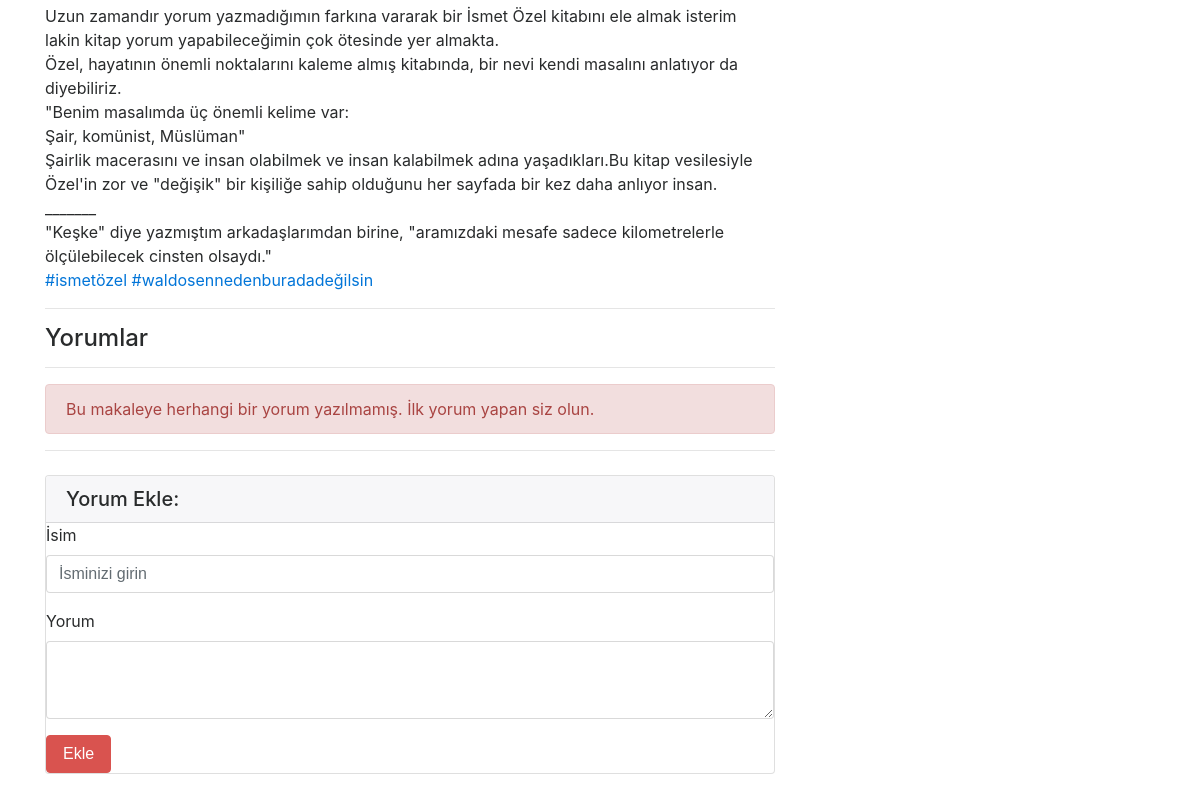
Before: /articles/article/15 (lower part) with the older database file.
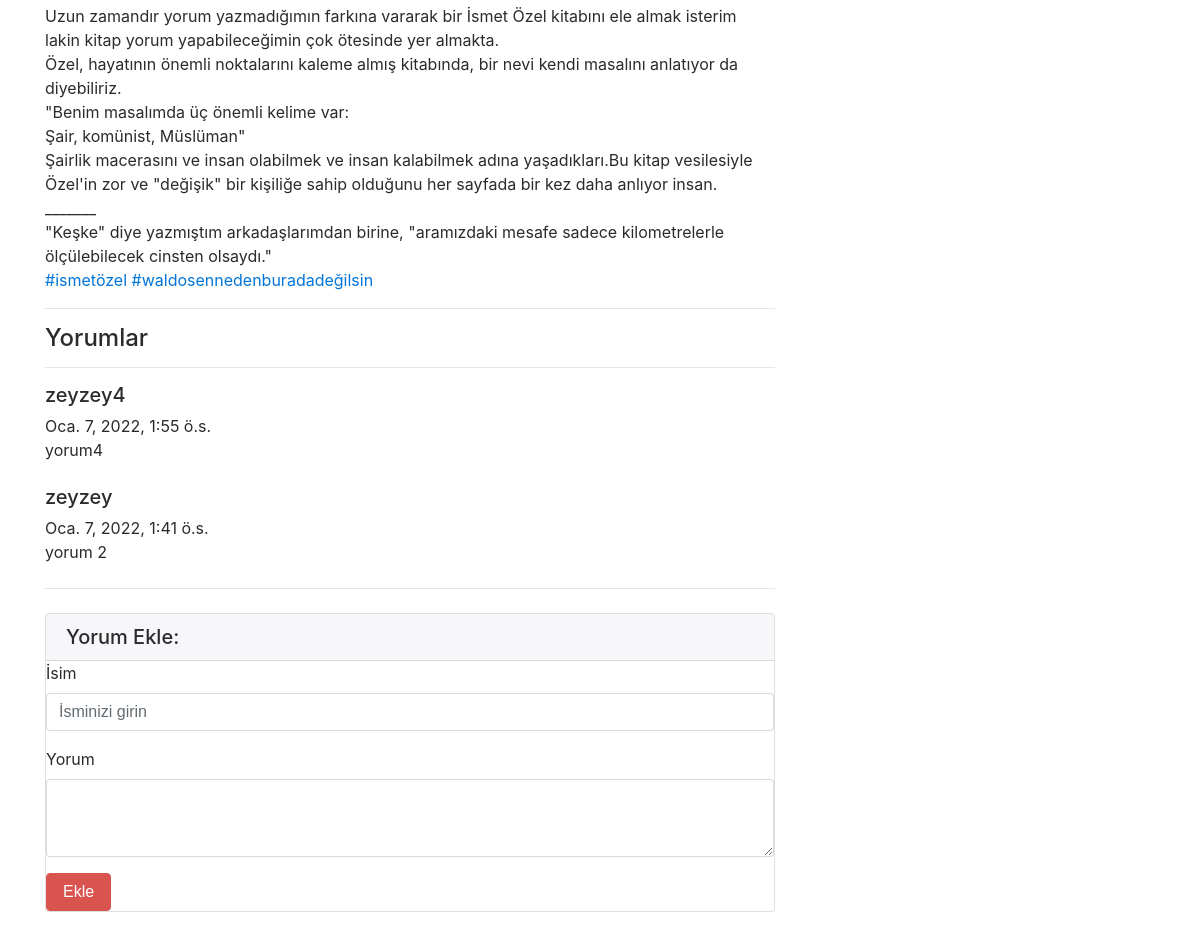
After: the same page with the newer database file.
### article/models.py (models this page shows, shortened)
class Article(models.Model):
    author = models.ForeignKey("auth.User",on_delete = models.CASCADE,verbose_name="Yazar")
    title = models.CharField(max_length = 50,verbose_name="Başlık")
    content = RichTextField()
    created_date = models.DateTimeField(auto_now_add=True,verbose_name="Oluşturma Tarihi")
    article_image = models.FileField(blank = True,null = True, verbose_name="Makaleye Fotoğraf Ekleyin")
    class Meta:
        ordering = ['-created_date']

class Comment(models.Model):
    article = models.ForeignKey(Article,on_delete=models.CASCADE, verbose_name="Makale",related_name="comments")
    comments_author = models.CharField(max_length=50,verbose_name="isim")
    comment_content = models.CharField(max_length=200,verbose_name="yorum")
    comment_date = models.DateTimeField(auto_now_add=True)
    class Meta:
        ordering = ['-comment_date']

### article/views.py (the view)
# urls.py: path('article/<int:id>',views.detail,name = "detail"),
def detail(request,id):
    article = get_object_or_404(Article,id = id)
    comments = article.comments.all()
    return render(request,"detail.html",{"article":article,"comments":comments})

### templates/detail.html (shortened to what this page needs)
{% extends "layout.html" %}
{% block body %}
<div class="row">
    <div class="col-lg-8">
      <p class="lead">
          {{article.content|safe}}
      </p>
      <hr>
      <h4>Yorumlar</h4>
      <hr>
      {% if comments %}
      {% for comment in comments %}
      <div class="media mb-4">
        <div class="media-body">
          <h5 class="mt-0">{{comment.comments_author}}</h5>
          {{comment.comment_date}} <br>
          {{comment.comment_content}}
        </div>
      </div>
      {% endfor %}
      {% else %}
      <div class="alert alert-danger">
        Bu makaleye herhangi bir yorum yazılmamış. İlk yorum yapan siz olun.
      </div>
      {% endif %}
      <hr>
      <div class="card my-4">
        <h5 class="card-header">Yorum Ekle:</h5>
        <div class="card-body">
          <form method = "post" action = "{% url 'article:comment' article.id %}">
            <div class="form-group">
                <label for="formGroupExampleInput">İsim</label>
                <input name = "comments_author" type="text" class="form-control" id="formGroupExampleInput" placeholder="İsminizi girin">
              </div>
            <div class="form-group">
                <label for="formGroupExampleInput">Yorum</label>
              <textarea name = "comment_content" class="form-control" rows="3"></textarea>
            </div>
            <button type="submit" class="btn btn-danger">Ekle</button>
          </form>
        </div>
      </div>
    </div>
  </div>
{% endblock body %}

### templates/layout.html (shortened to what this page needs)
<!DOCTYPE html>
{% load static %}
<html lang="en">
<head>
    <link rel="stylesheet" href="{% static 'css/bootstrap.min.css' %}">
</head>
<body>
    <div style="margin-top: 100px; margin-bottom: 100px; " class= "container">
        {% block body %}
        {% endblock body %}
    </div>
</body>
</html>

Changed rows visible on the page:
added Comment: comments_author "zeyzey4", comment_date "Oca. 7, 2022, 1:55 ö.s.", comment_content "yorum4"
added Comment: comments_author "zeyzey", comment_date "Oca. 7, 2022, 1:41 ö.s.", comment_content "yorum 2"
Other visible differences:
text no longer shown: "Bu makaleye herhangi bir yorum yazılmamış. İlk yorum yapan siz olun."
